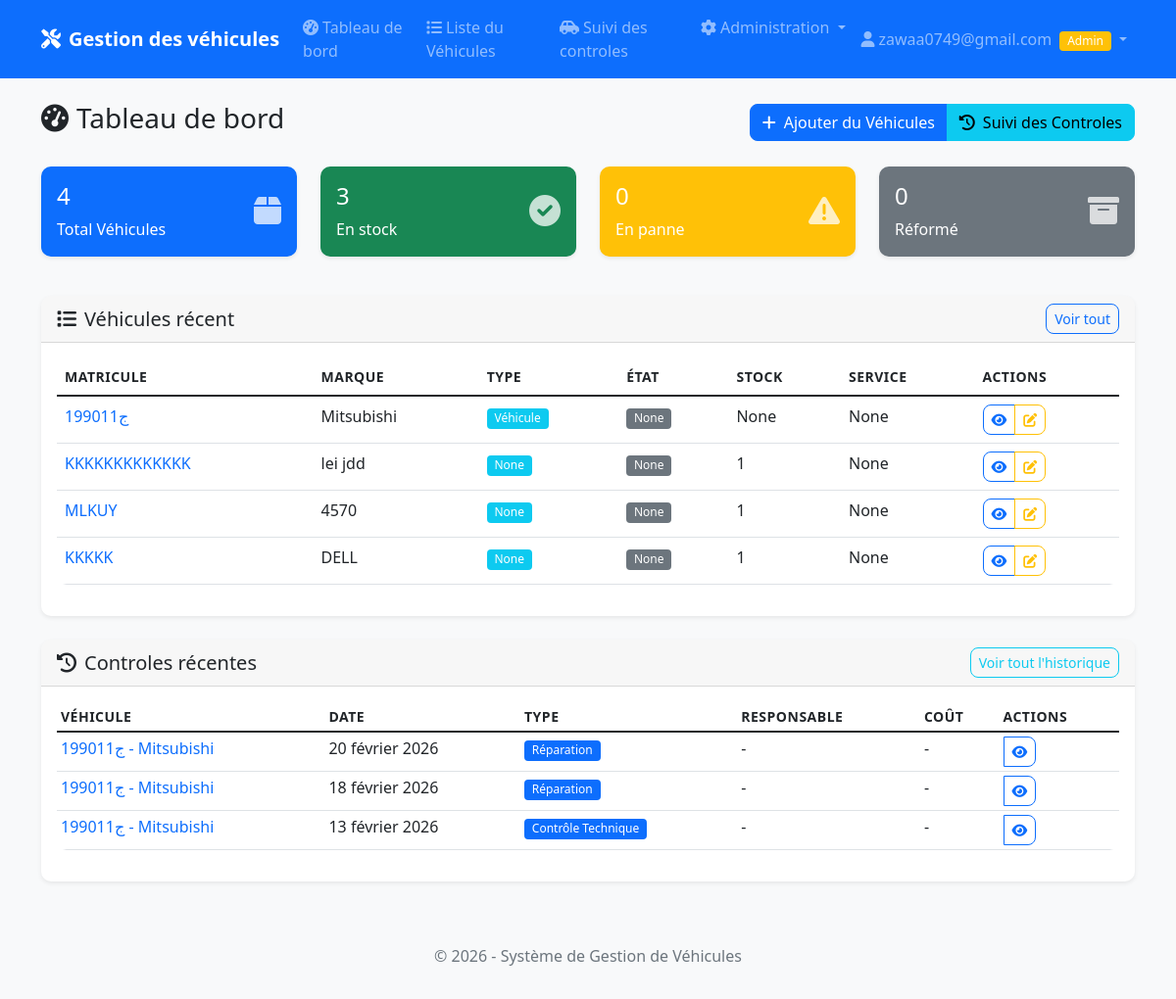
The page / (signed in) on the database as committed earlier.
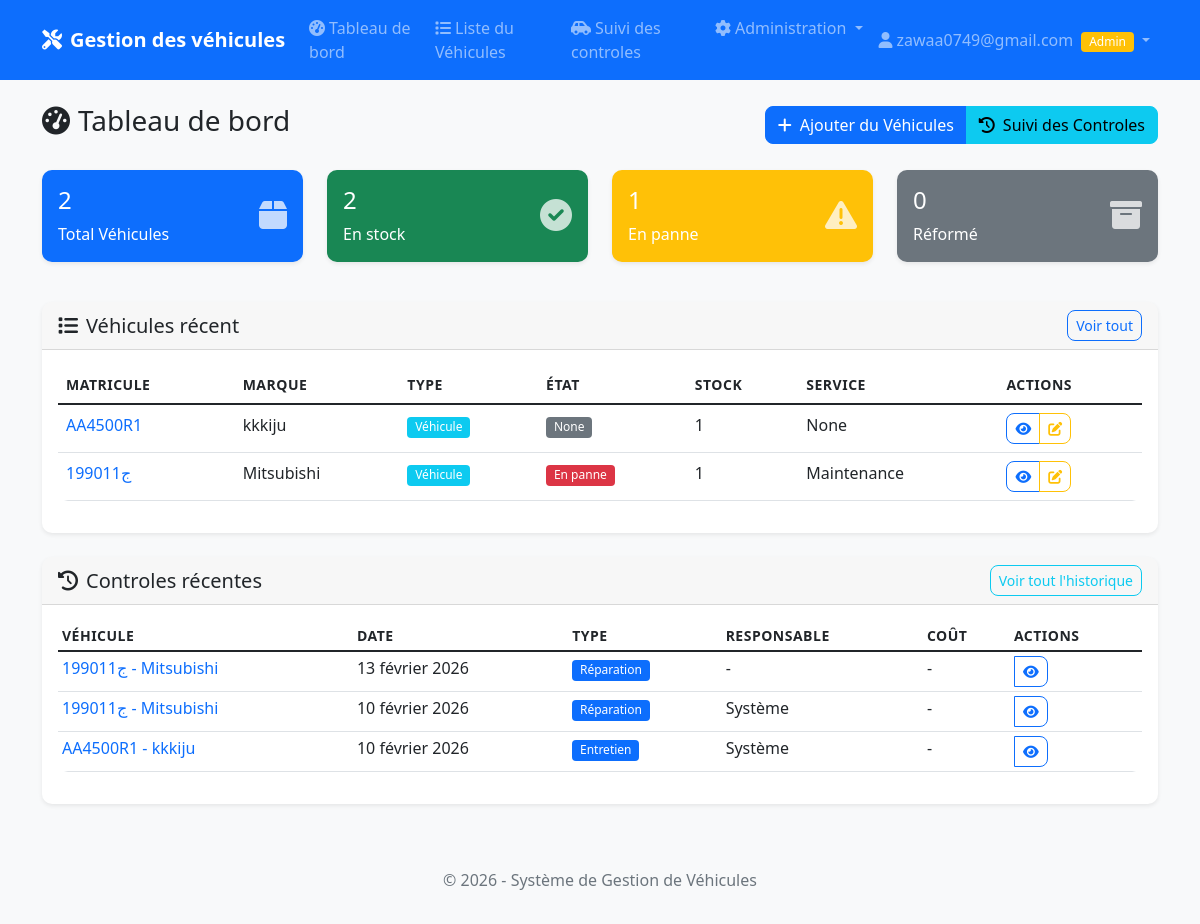
The same page on the database as committed later.
### materiel/models.py (models this page shows, shortened)
class Materiel(models.Model):
    ETAT_CHOICES = [
        ('neuf', 'Neuf'),
        ('bon', 'Bon état'),
        ('usage', 'Usé'),
        ('panne', 'En panne'),
        ('reforme', 'Réformé'),
    ]
    TYPE_MATERIEL_CHOICES = [
        ('informatique', 'Informatique'),
        ('mobilier', 'Mobilier'),
        ('vehicule', 'Véhicule'),
        ('outillage', 'Outillage'),
        ('telephonie', 'Téléphonie'),
        ('autre', 'Autre'),
    ]
    TYPE_AFFECTATION_CHOICES = [
        ('permanent', 'Permanent'),
        ('temporaire', 'Temporaire'),
        ('pret', 'Prêt'),
        ('stock', 'Stock'),
    ]
    OBSERVATION_CHOICES = [
        ('marche', 'Marche'),
        ('arret', 'Arrêt'),
        ('en_cours', 'En cours'),
    ]
    DEFAUT_PANNE_CHOICES = [
        ('defaut', 'Défaut'),
        ('panne', 'Panne'),
    ]
    TYPE_VEHICULE_CHOICES = [
        ('voiture', 'Voiture'),
        ('camion', 'Camion'),
        ('moto', 'Moto'),
        ('utilitaire', 'Utilitaire'),
        ('engin', 'Engin de chantier'),
        ('autre', 'Autre'),
    ]
    TYPE_CARBURANT_CHOICES = [
        ('diesel', 'Diesel'),
        ('essence', 'Essence'),
        ('hybride', 'Hybride'),
        ('electrique', 'Électrique'),
    ]
    STATUT_VEHICULE_CHOICES = [
        ('en_stock', 'En stock'),
        ('en_panne', 'En panne'),
        ('reforme', 'Réformé'),
    ]
    date_entree = models.DateField("Date d'entrée", null=True, blank=True)
    matricule = models.CharField("Matricule", max_length=50, unique=True)
    marque = models.CharField("Marque", max_length=100)
    type_materiel = models.CharField("Type de matériel", max_length=50, choices=TYPE_MATERIEL_CHOICES, null=True, blank=True)
    type_affectation = models.CharField("Type d'affectation", max_length=50, choices=TYPE_AFFECTATION_CHOICES, null=True, blank=True)
    emplacement = models.CharField("Emplacement", max_length=100, null=True, blank=True)
    etat = models.CharField("État", max_length=20, choices=ETAT_CHOICES, null=True, blank=True)
    stock = models.IntegerField("Quantité en stock", default=1, null=True, blank=True)
    fournisseur = models.CharField("Fournisseur", max_length=100, null=True, blank=True)
    date_sortie = models.DateField("Date de sortie", null=True, blank=True)
    observation = models.CharField("Observation", max_length=20, choices=OBSERVATION_CHOICES, default='marche', null=True, blank=True)
    service_affecte = models.CharField("Service affecté", max_length=100, null=True, blank=True)
    utilisateur_affecte = models.CharField("Utilisateur affecté", max_length=100, null=True, blank=True)
    kilometrage = models.DecimalField("Kilométrage", max_digits=10, decimal_places=2, null=True, blank=True, help_text="Indiquez le kilométrage actuel")
    defaut_panne = models.CharField("Défaut/Panne", max_length=10, choices=DEFAUT_PANNE_CHOICES, blank=True, help_text="Type de problème constaté")
    reparation = models.TextField("Réparation", blank=True, help_text="Description des réparations effectuées")
    reference_piece = models.CharField("Référence pièce", max_length=100, blank=True, help_text="Référence des pièces de rechange")
    type_vehicule = models.CharField("Type véhicule", max_length=20, choices=TYPE_VEHICULE_CHOICES, blank=True, help_text="Type de véhicule si applicable")
    numero_vehicule = models.CharField("Numéro de châssis des véhicules", max_length=50, blank=True, help_text="Numéro de châssis du véhicule")
    date_prochaine_visite = models.DateField("Date de prochaine visite de contrôle technique des véhicules", null=True, blank=True, help_text="Date de la prochaine visite de contrôle technique")
    date_mise_circulation = models.DateField("Date de mise en circulation du véhicule", null=True, blank=True, help_text="Date de première mise en circulation du véhicule")
    type_carburant = models.CharField("Type de carburant", max_length=20, choices=TYPE_CARBURANT_CHOICES, null=True, blank=True, help_text="Type de carburant du véhicule")
    statut_vehicule = models.CharField("Statut du véhicule", max_length=20, choices=STATUT_VEHICULE_CHOICES, null=True, blank=True, help_text="Statut actuel du véhicule")
    divers = models.TextField("Divers", null=True, blank=True, help_text="Remarques ou informations libres")
    prix = models.DecimalField("Prix", max_digits=10, decimal_places=2, null=True, blank=True, help_text="Prix d'achat ou de réparation")
    created_at = models.DateTimeField("Date de création", auto_now_add=True)
    updated_at = models.DateTimeField("Date de mise à jour", auto_now=True)
    class Meta:
        verbose_name = "Matériel"
        verbose_name_plural = "Matériels"
        ordering = ['-created_at']

class Visite(models.Model):
    TYPE_VISITE_CHOICES = [
        ('entretien', 'Entretien'),
        ('controle_technique', 'Contrôle Technique'),
        ('inspection', 'Inspection'),
        ('reparation', 'Réparation'),
        ('prevention', 'Visite Préventive'),
        ('autre', 'Autre'),
    ]
    TYPE_CONTROLE_CHOICES = [
        ('huile_moteur', 'Huile moteur'),
        ('filtres', 'Filtres'),
        ('freins', 'Freins'),
        ('pneus', 'Pneus'),
        ('batterie', 'Batterie'),
        ('systeme_electronique', 'Système électronique'),
        ('climatisation', 'Climatisation'),
        ('suspension', 'Suspension'),
        ('echappement', 'Échappement'),
        ('transmission', 'Transmission'),
        ('eclairage', 'Éclairage'),
        ('autre', 'Autre'),
    ]
    materiel = models.ForeignKey(Materiel, on_delete=models.CASCADE, related_name='visites')
    date_visite = models.DateField("Date de visite")
    type_visite = models.CharField("Type de visite", max_length=20, choices=TYPE_VISITE_CHOICES)
    kilometrage = models.DecimalField("Kilométrage", max_digits=10, decimal_places=2, null=True, blank=True)
    responsable = models.CharField("Responsable/Mécanicien", max_length=100, null=True, blank=True)
    observations = models.TextField("Observations", null=True, blank=True)
    cout = models.DecimalField("Coût", max_digits=10, decimal_places=2, null=True, blank=True)
    prochaine_visite = models.DateField("Prochaine visite prévue", null=True, blank=True)
    created_at = models.DateTimeField("Date de création", auto_now_add=True)
    updated_at = models.DateTimeField("Date de mise à jour", auto_now=True)
    class Meta:
        verbose_name = "Visite"
        verbose_name_plural = "Visites"
        ordering = ['-date_visite']

### materiel/views.py (the view, shortened to what this page needs)
# urls.py: path('', views.DashboardView.as_view(), name='dashboard'),
class DashboardView(LoginRequiredMixin, ListView):
    model = Materiel
    template_name = 'materiel/dashboard.html'
    context_object_name = 'materiels'
    paginate_by = 10
    def get_context_data(self, **kwargs):
        context = super().get_context_data(**kwargs)
        context['total_materiels'] = Materiel.objects.count()
        context['en_stock'] = Materiel.objects.filter(stock__gt=0).count()
        context['en_panne'] = Materiel.objects.filter(etat='panne').count()
        context['reforme'] = Materiel.objects.filter(etat='reforme').count()
        context['is_staff'] = self.request.user.is_staff
        return context
    def get_queryset(self):
        queryset = Materiel.objects.all()
        search = self.request.GET.get('search')
        return queryset

### materiel/templatetags/materiel_tags.py (called while the page is built)
@register.simple_tag
def get_recent_visites(limit=5):
    return Visite.objects.select_related('materiel').order_by('-date_visite')[:limit]

### templates/materiel/dashboard.html (shortened to what the changed rows need)
{% extends 'base.html' %}
{% block content %}
<div class="d-flex justify-content-between align-items-center mb-4">
    <h1 class="h3">
        <i class="fas fa-tachometer-alt me-2"></i>Tableau de bord
    </h1>
</div>
<div class="row mb-4">
    <div class="col-md-3 mb-3">
        <div class="card bg-primary text-white">
            <div class="card-body">
                <div class="d-flex justify-content-between">
                    <div>
                        <h4 class="card-title">{{ total_materiels }}</h4>
                        <p class="card-text">Total Véhicules</p>
                    </div>
                </div>
            </div>
        </div>
    </div>
    <div class="col-md-3 mb-3">
        <div class="card bg-success text-white">
            <div class="card-body">
                <div class="d-flex justify-content-between">
                    <div>
                        <h4 class="card-title">{{ en_stock }}</h4>
                        <p class="card-text">En stock</p>
                    </div>
                </div>
            </div>
        </div>
    </div>
    <div class="col-md-3 mb-3">
        <div class="card bg-warning text-white">
            <div class="card-body">
                <div class="d-flex justify-content-between">
                    <div>
                        <h4 class="card-title">{{ en_panne }}</h4>
                        <p class="card-text">En panne</p>
                    </div>
                </div>
            </div>
        </div>
    </div>
</div>
<div class="card">
    <div class="card-body">
        {% if materiels %}
            <div class="table-responsive">
                <table class="table table-hover">
                    <thead>
                        <tr>
                            <th>Matricule</th>
                            <th>Marque</th>
                            <th>Type</th>
                            <th>État</th>
                            <th>Stock</th>
                            <th>Service</th>
                            <th>Actions</th>
                        </tr>
                    </thead>
                    <tbody>
                        {% for materiel in materiels %}
                        <tr>
                            <td>
                                <a href="{% url 'materiel_detail' materiel.pk %}" class="text-decoration-none">
                                    {{ materiel.matricule }}
                                </a>
                            </td>
                            <td>{{ materiel.marque }}</td>
                            <td>
                                <span class="badge bg-info">{{ materiel.get_type_materiel_display }}</span>
                            </td>
                            <td>
                                {% if materiel.etat == 'neuf' %}
                                    <span class="badge bg-success">{{ materiel.get_etat_display }}</span>
                                {% elif materiel.etat == 'bon' %}
                                    <span class="badge bg-primary">{{ materiel.get_etat_display }}</span>
                                {% elif materiel.etat == 'usage' %}
                                    <span class="badge bg-warning">{{ materiel.get_etat_display }}</span>
                                {% elif materiel.etat == 'panne' %}
                                    <span class="badge bg-danger">{{ materiel.get_etat_display }}</span>
                                {% else %}
                                    <span class="badge bg-secondary">{{ materiel.get_etat_display }}</span>
                                {% endif %}
                            </td>
                            <td>{{ materiel.stock }}</td>
                            <td>{{ materiel.service_affecte }}</td>
                            <td>
                                <div class="btn-group btn-group-sm">
                                    <a href="{% url 'materiel_detail' materiel.pk %}" class="btn btn-outline-primary">
                                        <i class="fas fa-eye"></i>
                                    </a>
                                    {% if is_staff %}
                                    <a href="{% url 'materiel_update' materiel.pk %}" class="btn btn-outline-warning">
                                        <i class="fas fa-edit"></i>
                                    </a>
                                    {% endif %}
                                </div>
                            </td>
                        </tr>
                        {% endfor %}
                    </tbody>
                </table>
            </div>
        {% endif %}
    </div>
</div>
<div class="card mt-4">
    <div class="card-body">
        {% load materiel_tags %}
        {% get_recent_visites 5 as recent_visites %}
        {% if recent_visites %}
            <div class="table-responsive">
                <table class="table table-sm table-hover">
                    <thead>
                        <tr>
                            <th>Véhicule</th>
                            <th>Date</th>
                            <th>Type</th>
                            <th>Responsable</th>
                            <th>Coût</th>
                            <th>Actions</th>
                        </tr>
                    </thead>
                    <tbody>
                        {% for visite in recent_visites %}
                        <tr>
                            <td>
                                <a href="{% url 'materiel_detail' visite.materiel.pk %}" class="text-decoration-none">
                                    {{ visite.materiel.matricule }} - {{ visite.materiel.marque }}
                                </a>
                            </td>
                            <td>{{ visite.date_visite }}</td>
                            <td>
                                <span class="badge bg-primary">{{ visite.get_type_visite_display }}</span>
                            </td>
                            <td>{{ visite.responsable|default:"-" }}</td>
                            <td>
                                {% if visite.cout %}{{ visite.cout }} €{% else %}-{% endif %}
                            </td>
                            <td>
                                <div class="btn-group btn-group-sm">
                                    <a href="{% url 'visite_detail' visite.pk %}" class="btn btn-outline-primary">
                                        <i class="fas fa-eye"></i>
                                    </a>
                                </div>
                            </td>
                        </tr>
                        {% endfor %}
                    </tbody>
                </table>
            </div>
        {% endif %}
    </div>
</div>
{% endblock %}

Rows that differ between the two databases and show on the page:
removed Materiel: matricule "199011ج", marque "Mitsubishi", type_materiel "Véhicule", etat "None", stock "None", service_affecte "None"
removed Materiel: matricule "KKKKKKKKKKKKK", marque "lei jdd", type_materiel "None", etat "None", stock "1", service_affecte "None"
removed Materiel: matricule "MLKUY", marque "4570", type_materiel "None", etat "None", stock "1", service_affecte "None"
removed Materiel: matricule "KKKKK", marque "DELL", type_materiel "None", etat "None", stock "1", service_affecte "None"
removed Visite: materiel.matricule "199011ج", materiel.marque "Mitsubishi", date_visite "20 février 2026", type_visite "Réparation", responsable "-"
removed Visite: materiel.matricule "199011ج", materiel.marque "Mitsubishi", date_visite "18 février 2026", type_visite "Réparation", responsable "-"
removed Visite: materiel.matricule "199011ج", materiel.marque "Mitsubishi", date_visite "13 février 2026", type_visite "Contrôle Technique", responsable "-"
added Materiel: matricule "AA4500R1", marque "kkkiju", type_materiel "Véhicule", etat "None", stock "1", service_affecte "None"
added Materiel: matricule "199011ج", marque "Mitsubishi", type_materiel "Véhicule", etat "En panne", stock "1", service_affecte "Maintenance"
added Visite: materiel.matricule "199011ج", materiel.marque "Mitsubishi", date_visite "13 février 2026", type_visite "Réparation", responsable "-"
added Visite: materiel.matricule "199011ج", materiel.marque "Mitsubishi", date_visite "10 février 2026", type_visite "Réparation", responsable "Système"
added Visite: materiel.matricule "AA4500R1", materiel.marque "kkkiju", date_visite "10 février 2026", type_visite "Entretien", responsable "Système"
Other text that changed with them:
{{ total_materiels }}: "4" → "2"
{{ en_stock }}: "3" → "2"
{{ en_panne }}: "0" → "1"
